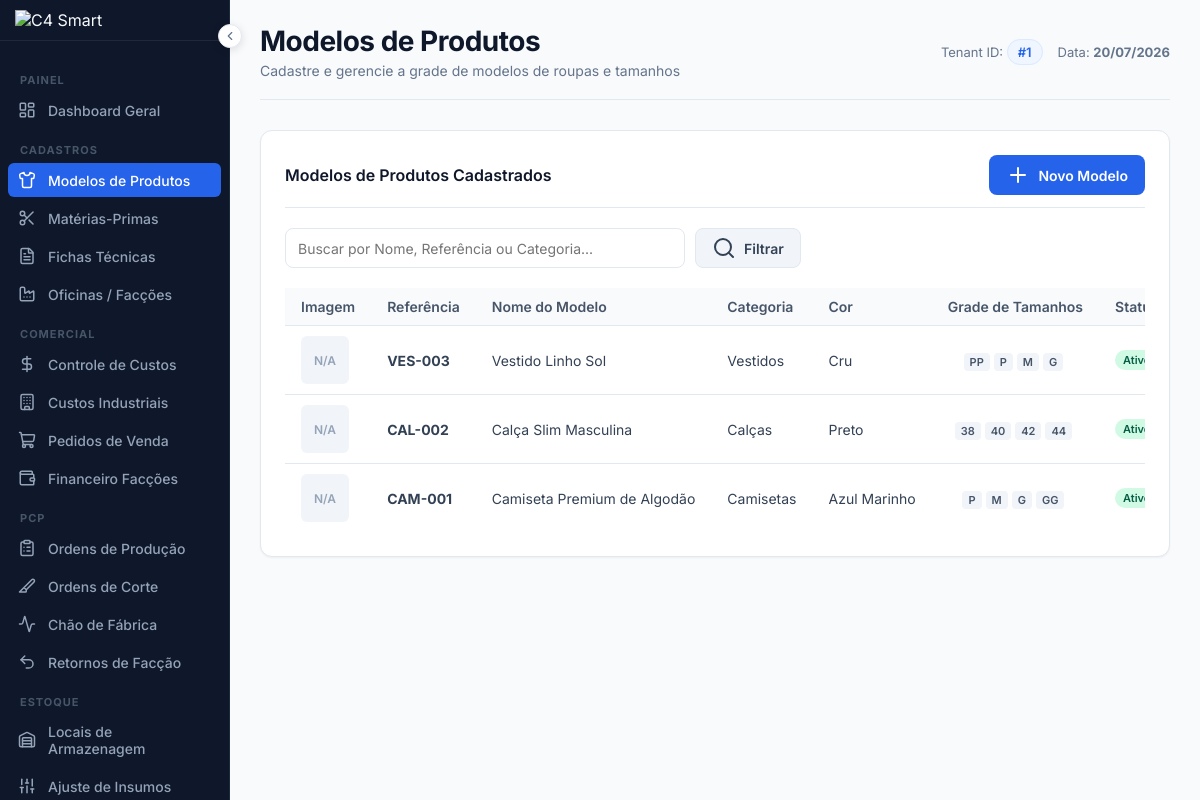
The app's page /produtos (signed in) with its own data.
### tables this page shows
CREATE TABLE IF NOT EXISTS `produtos_modelos` (
  `id` INT AUTO_INCREMENT PRIMARY KEY,
  `tenant_id` INT NOT NULL,
  `nome` VARCHAR(255) NOT NULL,
  `referencia` VARCHAR(100) NOT NULL,
  `categoria` VARCHAR(100) NOT NULL,
  `imagem` VARCHAR(255) NULL,
  `grade_tamanhos` VARCHAR(100) NOT NULL DEFAULT 'P,M,G,GG',
  `cor` VARCHAR(50) NOT NULL,
  `status` ENUM('ativo', 'inativo') NOT NULL DEFAULT 'ativo',
  `criado_em` TIMESTAMP DEFAULT CURRENT_TIMESTAMP,
  CONSTRAINT `fk_produtos_tenant` FOREIGN KEY (`tenant_id`) REFERENCES `tenants` (`id`) ON DELETE CASCADE,
  INDEX `idx_produtos_tenant` (`tenant_id`)
);

### app/Views/produtos/index.php (the view, shortened to what the rows shown need)
<?php require __DIR__ . '/../layouts/header.php'; ?>
<div class="card-box">
    <div class="table-responsive">
        <table class="table-custom">
            <thead>
                <tr>
                    <th>Imagem</th>
                    <th>Referência</th>
                    <th>Nome do Modelo</th>
                    <th>Categoria</th>
                    <th>Cor</th>
                    <th class="text-center">Grade de Tamanhos</th>
                    <th class="text-center">Status</th>
                </tr>
            </thead>
            <tbody>
                <?php if (empty($modelos)): ?>
                    <tr>
                        <td colspan="8" class="empty-state">
                            <i data-lucide="shirt" style="width:32px;height:32px;"></i>
                            <p>Nenhum modelo de produto encontrado.</p>
                        </td>
                    </tr>
                <?php else: ?>
                    <?php foreach ($modelos as $m): ?>
                        <tr>
                            <td>
                                <?php if ($m['imagem']): ?>
                                    <img src="<?= htmlspecialchars($m['imagem']) ?>" alt="Imagem" style="width: 48px; height: 48px; object-fit: cover; border-radius: 6px; border: 1px solid var(--border);">
                                <?php else: ?>
                                    <div style="width: 48px; height: 48px; background-color: #f1f5f9; color: #94a3b8; display: flex; align-items: center; justify-content: center; border-radius: 6px; font-weight:600; font-size:12px;">N/A</div>
                                <?php endif; ?>
                            </td>
                            <td><strong><?= htmlspecialchars($m['referencia']) ?></strong></td>
                            <td><?= htmlspecialchars($m['nome']) ?></td>
                            <td><?= htmlspecialchars($m['categoria']) ?></td>
                            <td>
                                <?php
                                $cores = array_unique(array_filter(array_map('trim', explode(',', $m['cor']))));
                                if (count($cores) > 3) {
                                    $exibidas = array_slice($cores, 0, 2);
                                    $restantes = count($cores) - 2;
                                    echo htmlspecialchars(implode(', ', $exibidas)) . ' <span style="font-size:11px; color:var(--muted); font-weight:600;">(+' . $restantes . ' cores)</span>';
                                } else {
                                    echo htmlspecialchars(implode(', ', $cores));
                                }
                                ?>
                            </td>
                            <td class="text-center">
                                <?php
                                $grades = explode(',', $m['grade_tamanhos']);
                                $gradesLimpos = array_unique(array_filter(array_map(function($val) {
                                    return strtoupper(trim($val));
                                }, $grades)));
                                $ordemPadraoTamanhos = ['XP', 'PP', 'P', 'M', 'G', 'GG', 'XG', 'EG', 'EGG', 'G1', 'G2', 'G3', 'G4', 'G5'];
                                usort($gradesLimpos, function($a, $b) use ($ordemPadraoTamanhos) {
                                    $posA = array_search($a, $ordemPadraoTamanhos);
                                    $posB = array_search($b, $ordemPadraoTamanhos);
                                    if ($posA !== false && $posB !== false) {
                                        return $posA <=> $posB;
                                    }
                                    if ($posA !== false) return -1;
                                    if ($posB !== false) return 1;
                                    return strnatcasecmp($a, $b);
                                });
                                foreach ($gradesLimpos as $g) {
                                    echo '<span style="background-color: #f1f5f9; color: #475569; padding: 2px 6px; border-radius: 4px; font-size: 11px; margin-right: 4px; font-weight: 600;">' . htmlspecialchars($g) . '</span>';
                                }
                                ?>
                            </td>
                            <td class="text-center">
                                <?php if ($m['status'] === 'ativo'): ?>
                                    <span class="badge badge-success">Ativo</span>
                                <?php else: ?>
                                    <span class="badge badge-secondary">Inativo</span>
                                <?php endif; ?>
                            </td>
                        </tr>
                    <?php endforeach; ?>
                <?php endif; ?>
            </tbody>
        </table>
    </div>
</div>
<?php require __DIR__ . '/../layouts/footer.php'; ?>

### records on screen
produtos_modelos: shows "N/A", referencia "VES-003", nome "Vestido Linho Sol", categoria "Vestidos", cor "Cru", grade_tamanhos "PP", grade_tamanhos "P", grade_tamanhos "M", grade_tamanhos "G", status "Ativo"
produtos_modelos: shows "N/A", referencia "CAL-002", nome "Calça Slim Masculina", categoria "Calças", cor "Preto", grade_tamanhos "38", grade_tamanhos "40", grade_tamanhos "42", grade_tamanhos "44", status "Ativo"
produtos_modelos: shows "N/A", referencia "CAM-001", nome "Camiseta Premium de Algodão", categoria "Camisetas", cor "Azul Marinho", grade_tamanhos "P", grade_tamanhos "M", grade_tamanhos "G", grade_tamanhos "GG", status "Ativo"

### other values on screen
$title "Modelos de Produtos"
$subtitle "Cadastre e gerencie a grade de modelos de roupas e tamanhos"
$_SESSION['tenant_id'] "1"
